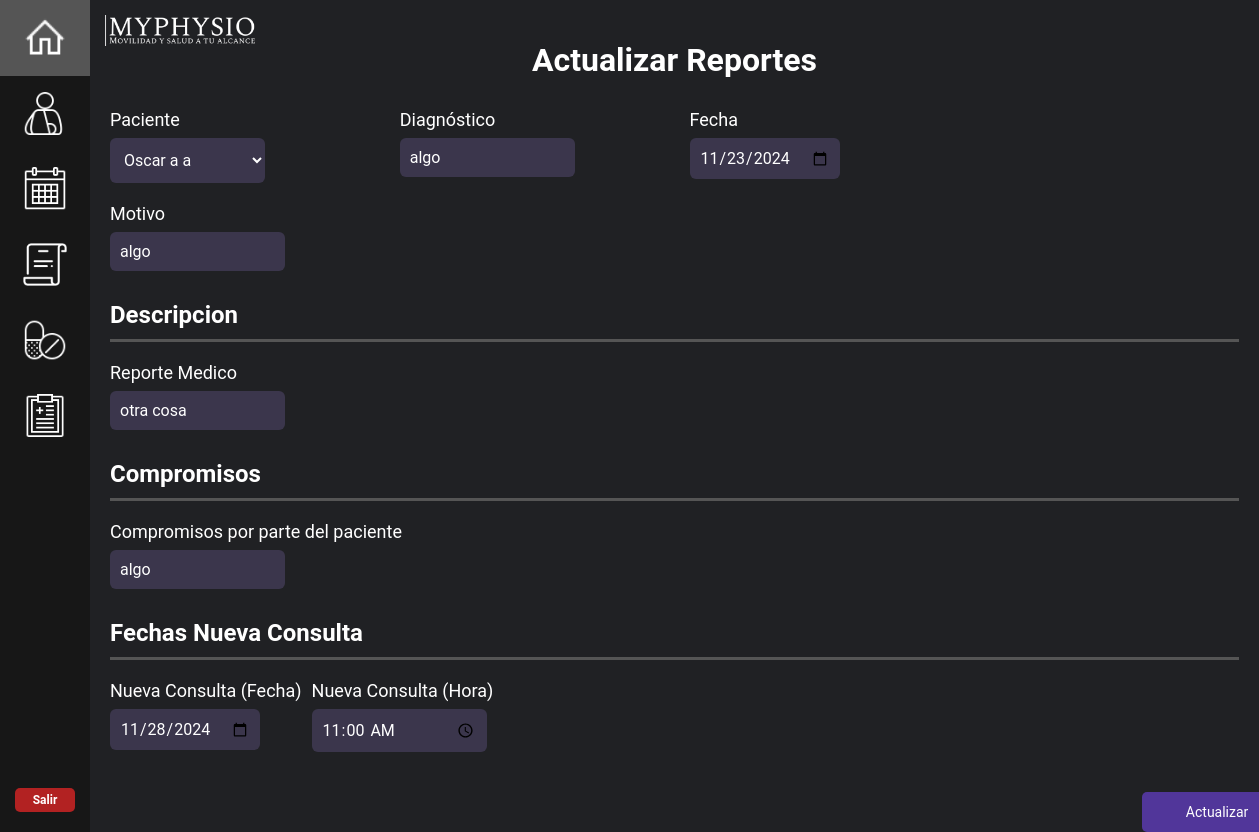
/update_reporte/9, run on the app's committed database.
### mainapp/models.py (models this page shows, shortened)
class Reporte(models.Model):
    paciente = models.ForeignKey(Paciente, on_delete=models.CASCADE, blank=False, null=False)
    diagnostico = models.CharField(max_length=255)
    fecha = models.DateField()
    motivoconsulta = models.CharField(max_length=255)
    descripcion = models.CharField(max_length=255)
    compromisos = models.CharField(max_length=255)
    fechasnconsulta = models.DateField()
    horanconsulta = models.TimeField(null=True, blank=True)  # Nuevo campo para la hora

### mainapp/views.py (the view, shortened to what this page needs)
# urls.py: path("update_reporte/<reporte_id>", views.update_reporte, name="update_reporte"),
def update_reporte(request, reporte_id):
    reporte = Reporte.objects.get(pk=reporte_id)
    form = ReporteForm(request.POST or None, instance=reporte)
    return render(request, "./update_reporte.html", {'reporte': reporte, 'form': form})

### mainapp/forms.py
class ReporteForm(forms.ModelForm):
    class Meta:
        model = Reporte
        fields = "__all__"
        widgets = {
            'horanconsulta': forms.TimeInput(attrs={'type': 'time'}),
        }

### mainapp/models.py (called while the page is built)
    def __str__(self):
        return self.nombre + ' ' + self.apellido_paterno + ' ' + self.apellido_materno

### mainapp/templates/update_reporte.html (shortened to what this page needs)
{% extends "dashboard_home.html" %}
{% load static %}
{% load widget_tweaks %}
{% block content %}
    <div class="reporte-container">
    <h1 style="text-align:center; margin-bottom: 30px;">Actualizar Reportes</h1>
    <form action="" method=POST>
        <div class="form-grid">
            <div class="form-group">
                <label for="reporte-form">Paciente</label>
                {% render_field form.paciente class+="short-input" %}
            </div>
            <div class="form-group">
                <label for="reporte-form">Diagnóstico</label>
                {% render_field form.diagnostico class+="short-input" %}
            </div>
            <div class="short-inputs">
                <div class="form-group">
                    <label for="reporte-form">Fecha</label>
                    {% render_field form.fecha type="date" class+="short-input" %}
                </div>
            </div>
        </div>
        <div class="form-group">
            <label for="reporte-form">Motivo</label>
            {% render_field form.motivoconsulta class+="short-input" %}
        </div>
        <div class="section-title">
            <h2>Descripcion</h2>
        </div>
        <div class="form-grid3">
            <div class="form-group">
                <label for="reporte-form">Reporte Medico</label>
                {% render_field form.descripcion class+="short-input" %}
            </div>
        </div>
        <div class="section-title">
            <h2>Compromisos</h2>
        </div>
        <div class="form-group">
            <label for="reporte-form">Compromisos por parte del paciente</label>
            {% render_field form.compromisos class+="short-input" %}
        </div>
        <div class="section-title">
            <h2>Fechas Nueva Consulta</h2>
        </div>
        <div class="short-inputs">
            <div class="form-group">
                <label for="reporte-form">Nueva Consulta (Fecha)</label>
                {% render_field form.fechasnconsulta type="date" class+="short-input" %}
            </div>
            <div class="form-group">
                <label for="reporte-form">Nueva Consulta (Hora)</label>
                {% render_field form.horanconsulta type="time" class+="short-input" %}
            </div>
        </div>
            <div class="button-container">
                <button class="next-button" type="submit">Actualizar</button>
            </div>
    </form>
</div>
{% endblock %}

### mystaticfiles/styles.css (style rules this page uses)
* { font-family: 'Roboto'; }
body { display: flex; flex-direction: column; margin: 0; min-height: 100vh; color: white; background-color: #202124; }
.short-input { background-color: #3B364C; width: 155px; padding: 10px; border: none; border-radius: 6px; color: #ffffff; font-size: 16px; }
.next-button { width: 250px; height: 30px; text-align: center; background-color: #51369A; color: white; font-size: 14px; cursor: pointer; border-radius: 5px; border: none; align-self: center; margin-right: 16%; transition: all ease 0.5s; }
.button-container { display: grid; grid-template-columns: repeat(2, 2fr); position: absolute; left: 90%; top: 90%; gap: 10px; }
.button-container button { width: 150px; height: 40px; }
input[type="date"], input[type="number"], input[type="tel"] { width: 130px; }
select.short-input { width: 155px; height: 45px; }
.form-grid { display: grid; grid-template-columns: repeat(4, 4fr); gap: 30px; margin-bottom: 20px; }
.form-grid3 { display: grid; grid-template-columns: repeat(3, 1fr); gap: 40px; margin-bottom: 20px; }
.short-inputs { display: flex; gap: 10px; }
.form-group { display: flex; flex-direction: column; }
label { display: block; margin-bottom: 8px; font-size: 18px; }
.section-title { margin: 30px 0 20px; border-bottom: 3px solid #555; }
.section-title h2 { font-size: 24px; margin-bottom: 10px; }
.button-container { text-align: right; margin-top: 20px; }
.button-container { display: grid; grid-template-columns: repeat(2, 2fr); position: absolute; left: 90%; top: 100%; gap: 10px; }

### mainapp/templates/dashboard_home.html (style rules this page uses)
body { margin: 0; font-family: "Roboto"; color: white; background-color: #202124; }

### data on the page
Reporte: paciente "Oscar a a", diagnostico "algo", fecha "11/23/2024", motivoconsulta "algo", descripcion "otra cosa", compromisos "algo", fechasnconsulta "11/28/2024", horanconsulta "11:00:00"
